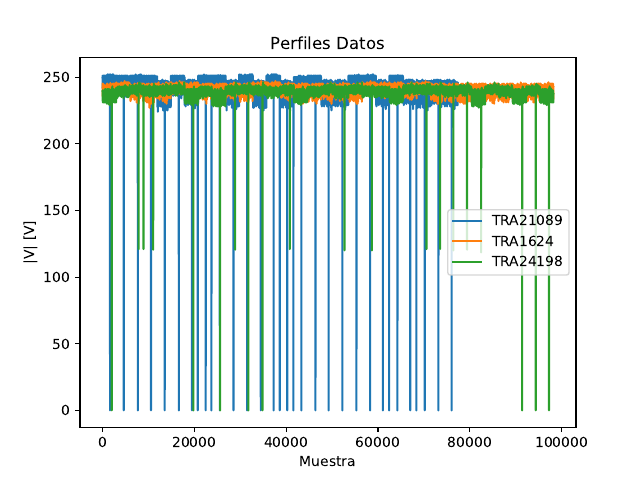

Recreate this plot in Python.
import json
import pandas as pd
import matplotlib.pyplot as plt


with open("./daily.json", "r") as json_file:
    daily = json.load(json_file)

Vx = []
Vy = []
Vz = []
Vs = [Vx, Vy, Vz]
for n, (T, meter) in enumerate(daily.items()):
    V = Vs[n]
    for m, data in meter.items():
        for day, cols in data.items():
            V_data = cols["Voltage"]
            V += V_data


plt.plot(Vs[0])
plt.plot(Vs[1])
plt.plot(Vs[2])
plt.title("Perfiles Datos")
plt.ylabel("|V| [V]")
plt.xlabel("Muestra")
plt.legend(("TRA21089",
           "TRA1624",
           "TRA24198"))
plt.savefig("./Vprofile.pdf")
plt.show()